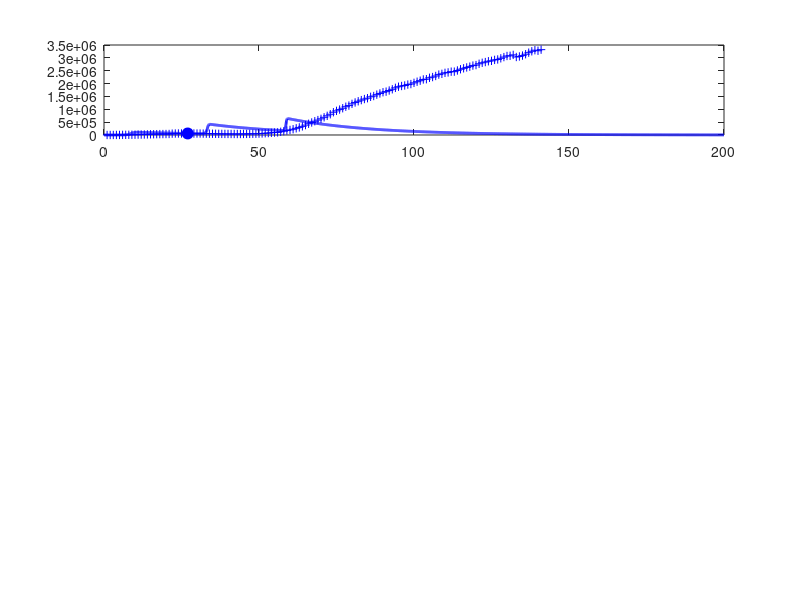

The MATLAB script that drew this image: (Note: this script raises an error after producing the figure.)
% svr19.m

% Revised:  2020 03 25

% Mathemtatical model for the spread of the covid19 virus
% Model for GLOBAL spread of virus
% Model for CHINA spread of virus: download svr19CHINA.m
% Data from https://www.worldometers.info/coronavirus/
% Date file:  covid19.mat  variable covid19
% Model specified by the variables in the INPUT SECTION of the Script

% DOING PHYSICS WITH MATLAB: 
%   ../mphome.htm
% Documentation
%   http://www.physics.usyd.edu.au/teach_res/mp/doc/sird19E.htm
% Download Scripts
%   http://www.physics.usyd.edu.au/teach_res/mp/mscripts/

% Ian Cooper
% email: matlabvisualphysics@gmail.com
% Matlab 2019b

% Populations: Data d / Model
% Susceptible individuals:  Sd  S
% Active infections (currently infected);  Id  I
% Recovered:  Rd  R
% Dead:  Dd  D

close all
clear
clc

global Imax Rmax Dmax ITmax Smax

load('covid19.mat')

% DATA: variable covid19
% Col 1: World   Id   Currently Infected Cases
% Col 2: World   Rd   Recovered
% Col 3: World   Dd   Deaths

% Data for China with Script svr19CHINA.m
% Col 4: China   Total infected cases
% Col 5: China   Currently Infected Cases
% Col 6: China   Deaths
% Col 7: USA     Total infected cases
% Col 8: USA     Currently infected cases
% Col 9: USA     Deaths
% Col 10: AUST     Total infected cases
% Col 11: AUST     Currently infected cases
% Col 12: AUST     Deaths

% Model: number of time steps 
  num = 5000;

% *********************************************************************  
% INPUTS: Model Parameters
% ********************************************************************* 

% Maximum number of days for model   [200]
  tMax = 200;
% Initial number of infections   [0.004] 
  I = zeros(num,1);
  I(1) = 0.004;
% Adjustible model parameters  
% S --> I  [0.38] 
  a = 0.39;
% I --> R  [0.036]
  b = 0.032;
% I --> D  [0.0025]
  d = 0.0055;
  

% *********************************************************************  
% SETUP
% ********************************************************************* 
  
% DATA: Id Rd Dd / Number of data days for COVID19  
  Ndays = find(covid19 == 0,1) - 1;  
  Id  = covid19(1:Ndays,1);
  Rd = covid19(1:Ndays,2);
  Dd    = covid19(1:Ndays,3);

% Model: S  D  R  
  S = zeros(num,1);
  D = zeros(num,1);
  R = zeros(num,1);
  
% Model: Initial values for populations
  S(1) = 1;
  D(1) = 0;
  R(1) = 0;   
  
% TIME [days]
  t = linspace(0,tMax,num)';
  dt = t(2) - t(1);

% SURGE FACTORS
%   s = zeros(num,1);
%   for n = 1:num-1
%     if t(n) > 30 && t(n) < 58
%        s(n) = 0.33;
%     end
%     
%     if t(n) > 58 && t(n) < 64
%        s(n) = 0.88;
%     end 
%     
%    if t(n) > 64 && t(n) < 68
%        s(n) = 1.9;
%    end  
%     
%    if t(n) > 68 && t(n) < 82
%        s(n) = 3;
%    end  
%     
%   end  
  
w = 20;
t2 = 0;
t1 = -60;
s0 = 10;
s = s0 .* exp(-0.5.*((t1+t-t2)./w).^2);
s(2000:end) = 0;
% *********************************************************************  
% MODEL: Time Evolution
% ********************************************************************* 
 
for n = 1:num-1
  dS = -a*S(n)*I(n)*dt;
  dI = -dS;
  S(n+1) = S(n) + dS;
  I(n+1) = I(n) + dI;
  dR = b*I(n)*dt;
  dD = d*I(n)*dt;
  R(n+1) = R(n)+ dR;
  D(n+1) = D(n) + dD;
  I(n+1) = I(n+1) - dR - dD;
   
% Surge factors: new epicentres for spread of virus 
  dS = s(n+1)*S(n+1)*dt;
  S(n+1) = S(n+1) + dS;
end

% Scaling I, R and D values at day specified by t_index 
%   I(27) = Id(27)
  t_index = 27;
  index = find(t > t_index,1);
  f = Id(t_index)./ I(index);

% Scale populations
  I = f.*I;
  R = f.*R;
  D = f*D;
  
  Imax = max(I);
  Rmax = max(R);
  Dmax = max(D);
  Smax = max(S);
  
% Model: total population that has been infected;  
  Itot = I + R + D;
  ITmax = max(Itot);
  
% Data
  Idtot = Id + Rd + Dd;
  Idmax = max(Id);
  Rdmax = max(Rd);
  Ddmax = max(Dd);
  ITdmax = max(Idtot);
  
% Percentages: model
  pI = 100*I(end) / Itot(end);
  pR = 100*R(end) / Itot(end);
  pD = 100*D(end) / Itot(end);
  
% Percentages: Data
  pId = 100*Id(end) / Idtot(end);
  pRd = 100*Rd(end) / Idtot(end);
  pDd = 100*Dd(end) / Idtot(end);

  
  
% *********************************************************************  
% GRAPHICS
% ********************************************************************* 

figure(1)
  set(gcf,'units','normalized');
  set(gcf,'position',[0.02 0.05 0.3 0.75]);
  set(gcf,'color','w');

subplot(4,1,1)  % INFECTIONS
    xP = 1: Ndays;
    yP = Id;
    plot(xP,yP,'b+')   
    hold on
    
    xP = t_index; yP = Id(t_index);
    plot(xP,yP,'bo','markerfacecolor','b','markersize',8)
    
    xP = t; yP = I;
    plot(xP,yP,'b','linewidth',2)
   
    plotMonths(1)
    
    grid on
    title('Active Infections  I')
    ylabel('I','FontName','Times New Roman')  
    set(gca,'fontsize',12)
  
    
subplot(4,1,2)   % RECOVERIES
    xP = 1: Ndays;
    yP = Rd; 
    plot(xP,yP,'k+')
    hold on
 
    xP = t_index; yP = Rd(t_index);
    plot(xP,yP,'ko','markerfacecolor','k','markersize',8)
    
    xP = t; yP = R;
    plot(xP,yP,'k','linewidth',2)
    
    plotMonths(2)
    
    grid on

    ylabel('R')
    title('Recoveries  R')
    set(gca,'fontsize',12)
   
 
 subplot(4,1,3)    % DEATHS
    xP = 1: Ndays;
    yP = Dd; 
    plot(xP,yP,'r+')
    hold on
 
    xP = t_index; yP = Dd(t_index);
    plot(xP,yP,'ro','markerfacecolor','r','markersize',8)
    
    xP = t; yP = D;
    plot(xP,yP,'r','linewidth',2)
    
    plotMonths(3)
    grid on
    
    ylabel('D')
    title('Deaths  D')
    set(gca,'fontsize',12) 
    
    
 subplot(4,1,4)   % Total infections
    xP = 1: Ndays;
    yP = Idtot; 
    plot(xP,yP,'b+')
    hold on
    xP = t; yP = Itot;
    plot(xP,yP,'b','linewidth',2)
    
    plotMonths(4)
    
    grid on
    xlabel('days elapsed')
    ylabel('I_{tot}','FontName','Times New Roman')
    title('Total Infections I_{tot}');
    set(gca,'fontsize',12) 
    

figure(2)
   set(gcf,'units','normalized');
   set(gcf,'position',[0.60 0.05 0.25 0.25]);
   set(gcf,'color','w');

   fig = figure(2);
   left_color = [0 0 0];
   right_color = [1 0 1];
   set(fig,'defaultAxesColorOrder',[left_color; right_color]);
   
    plotMonths(5)   
        
    yyaxis left
    xP = t; yP = S;
    plot(xP,yP,'k','linewidth',2)
    grid on
    xlabel('days elapsed')
    ylabel('Susceptible population  S') 
      
    yyaxis right
    xP = t; yP = s;
    plot(xP,yP,'m','linewidth',1)
    grid on
    ylabel('surge factor  s') 
        
    set(gca,'fontsize',12)    

    
    
    
figure(7)
   set(gcf,'units','normalized');
   set(gcf,'position',[0.33 0.05 0.25 0.35]);
   set(gcf,'color','w');

   xlim([0 120])
   ylim([0 250])
   hh = 250; dh = -25;
   
   txt = 'Start date:  22 January 2020';
   Htext = text(0,hh,txt,'fontsize',12);
   set(Htext,'color','k')
   
   hh = hh+dh;
   txt = 'Model Parameters';
   text(0,hh,txt,'fontsize',12)
   
   hh = hh+dh;
   txt = sprintf('I(0) = %3.0f   a = %2.3f   b = %2.3f   d = %2.3f', ...
       I(1),a,b,d);
   text(0,hh,txt,'fontsize',12)
      
   hh = hh+2*dh; 
   txt = 'DATA';
   text(0,hh,txt,'fontsize',12)
   
    z = datenum([2020 1 22]);
    z = z + Ndays-1;
    z = datetime(z,'ConvertFrom','datenum');
    z.Format = 'dd-MMM-yyyy';
    txt = cellstr(z) ; 
    text(20,hh,txt,'fontsize',12)
    
   hh = hh+dh;
   z1 = Id(end); z2 = Rd(end); z3 = Dd(end); z4 = z1+z2+z3;  
   txt = sprintf('I = %5.0f    R = %5.0f    D = %5.0f    I_{tot} = %5.0f', z1,z2,z3,z4);
   text(6,hh,txt,'fontsize',12)
   
   % Recoveries and Deaths
    pR = 100*Rd(end)/(Rd(end)+Dd(end));
    pD = 100*Dd(end)/(Rd(end)+Dd(end));
    hh = hh+dh;
    txt = sprintf('percent: Active = %2.1f  Recoveries = %2.1f    Deaths = %2.1f   ',pId,pRd,pDd);
    text(2,hh,txt,'fontsize',12)  
   
   hh = hh+2*dh; 
   txt = 'MODEL PREDICTIONS';
   text(0,hh,txt,'fontsize',12)
   
    z = datenum([2020 1 22]);
    z = z + tMax;
    z = datetime(z,'ConvertFrom','datenum');
    z.Format = 'dd-MMM-yyyy';
    txt = cellstr(z) ; 
    text(60,hh,txt,'fontsize',12)
   
   hh = hh+dh;
    z1 = I(end); z2 = R(end); z3 = D(end); z4 = z1+z2+z3;  
    txt = sprintf('I = %5.0f    R = %5.0f    D = %5.0f    I_{tot} = %5.0f', z1,z2,z3,z4);
    text(6,hh,txt,'fontsize',12)

   hh = hh+dh;
    txt = 'Peak';
    text(10,hh,txt,'fontsize',12)
    z = find(I == Imax,1);
    z = t(z) + datenum([2020 1 22]);
    z = datetime(z,'ConvertFrom','datenum');
    z.Format = 'dd-MMM-yyyy';
    txt = cellstr(z) ; 
    text(30,hh,txt,'fontsize',12)
   
    txt = sprintf('I_{peak} = %5.0f',Imax);
    text(70,hh,txt,'fontsize',12)
   
    hh = hh+dh;
    txt = sprintf('percent: Active = %2.1f  Recoveries = %2.1f    Deaths = %2.1f   ',pI,pR,pD);
    text(2,hh,txt,'fontsize',12)   
       

    
    axis off
   
    
    function  pM = plotMonths(z)
     global Imax Rmax Dmax ITmax Smax
     
     % Months
       m1 = [2020 01 22];    % day zero
       m2 = [2020 02  1];    % Feb
       m3 = [2020 03  1];    % Mar
       m4 = [2020 04  1];    % Apr
       m5 = [2020 05  1];    % May
       m6 = [2020 06  1];    % Jun
       m7 = [2020 07  1];    % Jul
       m8 = [2020 08  1];    % Aug
   
      tm(1) = datenum(m1);
      tm(2) = datenum(m2) - tm(1);
      tm(3) = datenum(m3) - tm(1);
      tm(4) = datenum(m4) - tm(1);
      tm(5) = datenum(m5) - tm(1);
      tm(6) = datenum(m6) - tm(1);
      tm(7) = datenum(m7) - tm(1);
      tm(8) = datenum(m8) - tm(1);
   
      if z == 1; yMax = Imax; end
      if z == 2; yMax = Rmax; end
      if z == 3; yMax = Dmax; end
      if z == 4; yMax = ITmax; end
      if z == 5; yMax = Smax; end
      
      for n = 2:8
        plot([tm(n), tm(n)], [0, yMax],'linewidth',1,'color', [0.5 0.5 0.5]);
        hold on
      end
      
      ys = 0.8;
      text(22, ys*yMax,'F')
      text(52, ys*yMax,'M')
      text(82, ys*yMax,'A')
      text(112,ys*yMax,'M')
      text(142,ys*yMax,'J')
      text(172,ys*yMax,'J')
      
   end
   
   